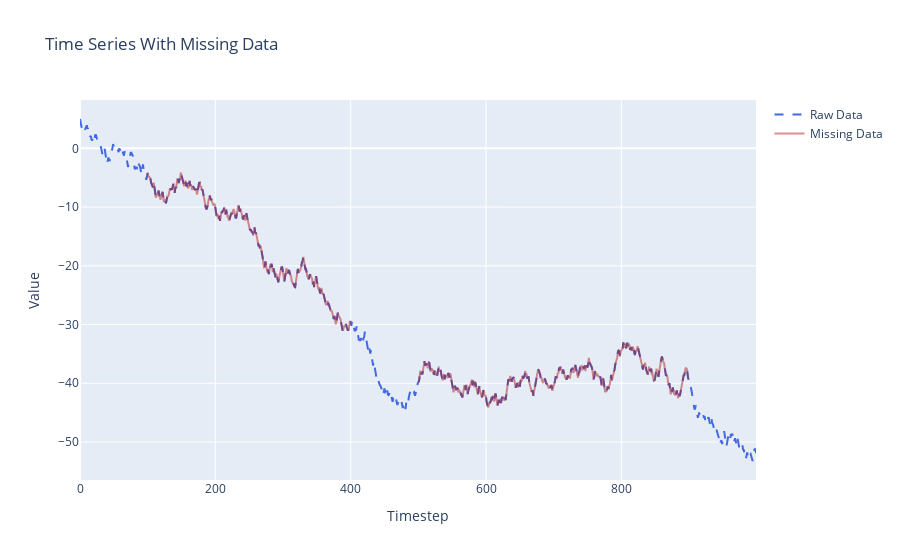

Notebook source saved alongside this figure:
### Code cell
from ts_gen import SimpleRandomWalk
import plotly.graph_objects as go

x_raw, y_raw = SimpleRandomWalk(n = 1000).generate()
x = x_raw.copy()
y = y_raw.copy()
y[:100] = None
y[400:500] = None
y[-100:] = None

scatter1 = go.Scatter(x = x_raw, y = y_raw, name = "Raw Data",
            line = {'color':"royalblue","dash":'dash'})

scatter2 = go.Scatter(x = x,y = y, name = "Missing Data",
            line = {"color":"firebrick"}, opacity = 0.5)

fig = go.Figure([scatter1, scatter2])

fig.update_layout({'title':"Time Series With Missing Data"})
fig.update_xaxes(title_text = "Timestep")
fig.update_yaxes(title_text = "Value")
fig

### Figure 1 — Plotly figure (JSON) as saved in the notebook; plotly's stock layout.template omitted (floating-point values rounded to 4 significant figures; data arrays with more than 128 entries replaced by an {"elided": "..."} marker saying what was removed)
{"data": [{"line": {"color": "royalblue", "dash": "dash"}, "name": "Raw Data", "type": "scatter", "x": {"elided": "1000 int values"}, "y": {"elided": "1000 float values"}}, {"line": {"color": "firebrick"}, "name": "Missing Data", "opacity": 0.5, "type": "scatter", "x": {"elided": "1000 int values"}, "y": {"elided": "1000 float values"}}], "layout": {"title": {"text": "Time Series With Missing Data"}, "xaxis": {"title": {"text": "Timestep"}}, "yaxis": {"title": {"text": "Value"}}}}
